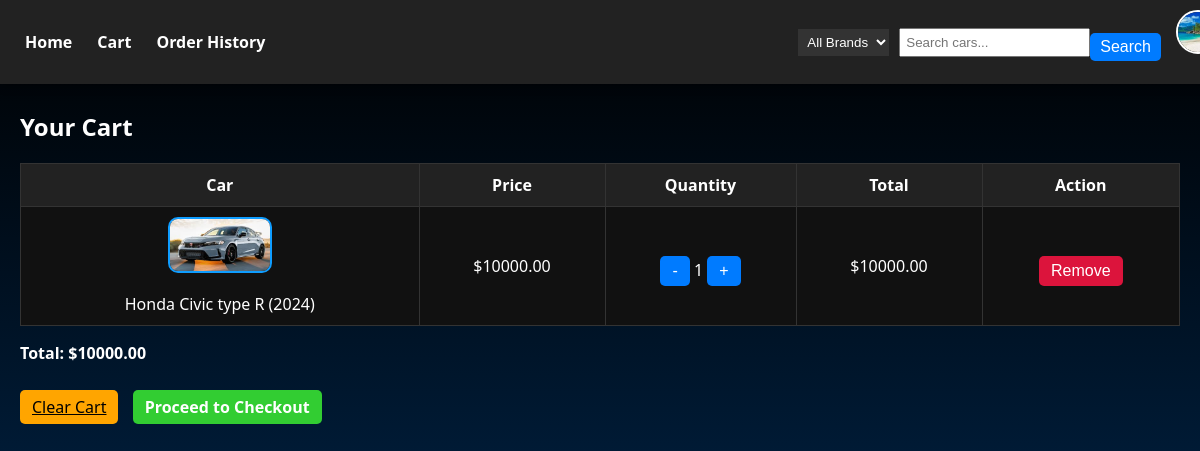
Page /cart (signed in) on the committed database.
### app.py (models this page shows, shortened)
class User(db.Model):
    id = db.Column(db.Integer, primary_key=True)
    username = db.Column(db.String(80), unique=True)
    password_hash = db.Column(db.String(120))
    profile_pic = db.Column(db.String(120), nullable=True)
    is_admin = db.Column(db.Boolean, default=False)
    listed_cars = db.relationship('Car', back_populates='seller')
    bookmarked_cars = db.relationship('Car', secondary=bookmarks, backref='bookmarked_by')

class CartItem(db.Model):
    id = db.Column(db.Integer, primary_key=True)
    user_id = db.Column(db.Integer, nullable=False)
    car_id = db.Column(db.Integer, db.ForeignKey('car.id'), nullable=False)
    quantity = db.Column(db.Integer, default=1)
    car = db.relationship('Car')

class Car(db.Model):
    id = db.Column(db.Integer, primary_key=True)
    model = db.Column(db.String(100), nullable=False)
    mileage = db.Column(db.Integer, nullable=False)
    year = db.Column(db.Integer, nullable=False)
    brand = db.Column(db.String(50), nullable=False)
    condition = db.Column(db.String(50), nullable=False)
    image = db.Column(db.String(100), nullable=True)
    price = db.Column(db.Float, nullable=False)
    seller_id = db.Column(db.Integer, db.ForeignKey('user.id'))
    seller = db.relationship('User', back_populates='listed_cars')

### app.py (the view, shortened to what this page needs)
@app.route('/cart')
def cart():
    if 'user_id' in session:
        items = CartItem.query.filter_by(user_id=session['user_id']).all()
        total = sum(item.car.price * item.quantity for item in items)
        return render_template('cart.html', items=items, total=total)

### app.py (called while the page is built)
@app.context_processor
def inject_user():
    if 'user_id' in session:
        user = User.query.get(session['user_id'])
        return dict(current_user=user)
    return dict(current_user=None)

### templates/cart.html (shortened to what this page needs)
{% extends "layout.html" %}
{% block content %}
<h2>Your Cart</h2>
{% if items %}
<table class="cart-table">
    <thead>
        <tr>
            <th>Car</th>
            <th>Price</th>
            <th>Quantity</th>
            <th>Total</th>
            <th>Action</th>
        </tr>
    </thead>
    <tbody>
        {% for item in items %}
        {% set car = item.car if item.car is defined else item['car'] %}
        {% set quantity = item.quantity if item.quantity is defined else item['quantity'] %}
        <tr>
            <td>
                {% if car.image %}
                    <img src="{{ url_for('static', filename='images/' ~ car.image) }}" alt="Car image" width="100">
                {% else %}
                    No Image
                {% endif %}
                <br>{{ car.brand }} {{ car.model }} ({{ car.year }})
            </td>
            <td>${{ "%.2f"|format(car.price) }}</td>
            <td>
                <form method="POST" action="{{ url_for('update_quantity', car_id=car.id) }}" style="display:inline;">
                    <button type="submit">-</button>
                </form>
                {{ quantity }}
                <form method="POST" action="{{ url_for('update_quantity', car_id=car.id) }}" style="display:inline;">
                    <button type="submit">+</button>
                </form>
            </td>
            <td>${{ "%.2f"|format(car.price * quantity) }}</td>
            <td>
                <form method="POST" action="{{ url_for('remove_from_cart', car_id=car.id) }}">
                    <button type="submit" class="remove-btn">Remove</button>
                </form>
            </td>
        </tr>
        {% endfor %}
    </tbody>
</table>
<p><strong>Total: ${{ "%.2f"|format(total) }}</strong></p>
<a href="{{ url_for('clear_cart') }}" class="clear-btn">Clear Cart</a>
<a href="{{ url_for('checkout') }}" class="checkout-btn">Proceed to Checkout</a>
{% else %}
<p>Your cart is empty.</p>
{% endif %}
{% endblock %}

### templates/layout.html (shortened to what this page needs)
<!DOCTYPE html>
<html lang="en">
<head>
    <link rel="stylesheet" href="{{ url_for('static', filename='style.css') }}">
</head>
<body>
<div class="navbar">
    <div class="nav-left nav-links">
        <a href="{{ url_for('index') }}">Home</a>
        <a href="{{ url_for('cart') }}">Cart</a>
        <a href="{{ url_for('orders') }}">Order History</a>
    </div>
    <div class="nav-right">
        <form action="{{ url_for('index') }}" method="get" style="display: flex; align-items: center;">
            <select name="brand" onchange="this.form.submit()" class="dropbtn">
                <option value="">All Brands</option>
            </select>
            <input type="text" name="search" placeholder="Search cars..." value="{{ request.args.get('search', '') }}">
             <button type="submit">Search</button>
        </form>
        {% if session.get('username') %}
            <div class="dropdown">
                <img src="{% if current_user.profile_pic %}{{ url_for('static', filename='profile_pics/' + current_user.profile_pic) }}{% else %}{{ url_for('static', filename='profile_pics/default.png') }}{% endif %}" alt="Profile Picture" class="nav-profile-pic" onclick="toggleDropdown()">
            </div>
        {% else %}
            <a href="{{ url_for('login') }}">Login</a>
            <a href="{{ url_for('register') }}">Register</a>
        {% endif %}
    </div>
</div>
<div class="container">
    {% block content %}{% endblock %}
</div>
</body>
</html>

### static/style.css (style rules this page uses)
body { margin: 0; padding: 0; font-family: 'Segoe UI', sans-serif; background: linear-gradient(to right, #000000, #003366); color: white; }
.container { padding: 20px; max-width: 1200px; margin: auto; }
.cart-btn, .checkout-btn, .delete-btn, .form button, .filter-form button { display: inline-block; margin-top: 10px; background-color: #0066cc; color: white; padding: 10px 15px; border: none; border-radius: 10px; text-decoration: none; transition: background-color 0.3s ease; }
table { width: 100%; border-collapse: collapse; margin-top: 20px; }
th, td { border: 1px solid #444; padding: 10px; text-align: center; }
img { border-radius: 10px; }
body { margin: 0; font-family: 'Segoe UI', Tahoma, Geneva, Verdana, sans-serif; background: linear-gradient(to bottom, #000000, #003366); color: white; min-height: 100vh; }
.navbar { background-color: rgba(0, 0, 0, 0.7); padding: 15px 20px; display: flex; justify-content: space-between; align-items: center; }
.navbar a { color: #fff; text-decoration: none; margin-right: 15px; font-weight: bold; }
.container { max-width: 1200px; margin: 0 auto; padding: 20px; animation: fadeIn 0.8s ease-in-out; }
.dropdown { position: relative; display: inline-block; }
.dropbtn { background-color: #333; color: white; padding: 10px; border: none; cursor: pointer; }
.checkout-btn { display: inline-block; padding: 10px 20px; background-color: #007BFF; color: white; text-decoration: none; border-radius: 5px; font-weight: bold; }
button { background-color: #007BFF; color: white; border: none; padding: 10px 20px; margin-top: 10px; border-radius: 6px; cursor: pointer; font-size: 16px; transition: background-color 0.3s ease; }
img { margin-bottom: 15px; border: 2px solid #0f9dff; }

### templates/layout.html (style rules this page uses)
.navbar { background-color: #222; color: white; padding: 10px 20px; display: flex; justify-content: space-between; align-items: center; flex-wrap: wrap; position: fixed; top: 0; left: 0; width: 100%; z-index: 1000; box-shadow: 0px 2px 8px rgba(0,0,0,0.4); }
body { margin: 0; padding-top: 70px; background-color: #000; color: white; }
.nav-left, .nav-right { display: flex; align-items: center; gap: 15px; }
.nav-links a { color: white; text-decoration: none; margin: 0 5px; }
.nav-right form input[type="text"], .nav-right form select { padding: 5px; margin-left: 10px; }
.nav-right form button { padding: 5px 10px; }
.dropbtn { background-color: #333; color: white; border: none; }
.container { padding: 20px; }
.nav-profile-pic { width: 40px; height: 40px; border-radius: 50%; object-fit: cover; border: 2px solid white; aspect-ratio: 1 / 1; cursor: pointer; }
.dropdown { position: relative; display: inline-block; }

### templates/cart.html (style rules this page uses)
.cart-table { width: 100%; border-collapse: collapse; margin-top: 20px; background: #111; color: white; }
.cart-table th, .cart-table td { border: 1px solid #333; padding: 10px; text-align: center; }
.cart-table th { background: #222; }
.remove-btn, .clear-btn, .checkout-btn, button { padding: 6px 12px; border: none; border-radius: 5px; cursor: pointer; }
.remove-btn { background: crimson; color: white; }
.clear-btn { background: orange; color: black; margin-right: 10px; }
.checkout-btn { background: limegreen; color: white; }

### rows in the picture
User: profile_pic (picture)
CartItem: image (picture), quantity "1"
Car: brand "Honda", model "Civic type R", year "2024", price "10000.00", car.price*quantity "10000.00"

### other values in the picture
{{ "%.2f"|format(total) }} "10000.00"
